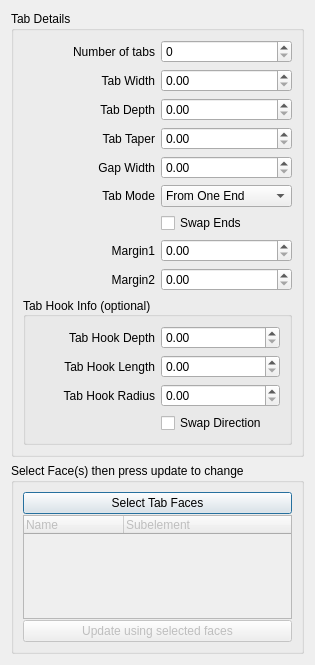
<?xml version="1.0" encoding="UTF-8"?>
<ui version="4.0">
 <class>Dialog</class>
 <widget class="QDialog" name="Dialog">
  <property name="geometry">
   <rect>
    <x>0</x>
    <y>0</y>
    <width>315</width>
    <height>665</height>
   </rect>
  </property>
  <property name="windowTitle">
   <string>Dialog</string>
  </property>
  <layout class="QGridLayout" name="gridLayout">
   <item row="0" column="0">
    <widget class="QGroupBox" name="Dimensions">
     <property name="title">
      <string>Tab Details</string>
     </property>
     <layout class="QGridLayout" name="gridLayout_2">
      <item row="3" column="1">
       <widget class="QSpinBox" name="TabCount">
        <property name="minimum">
         <number>0</number>
        </property>
        <property name="maximum">
         <number>9999</number>
        </property>
       </widget>
      </item>
      <item row="5" column="0">
       <widget class="QLabel" name="label_3">
        <property name="text">
         <string>Tab Depth</string>
        </property>
        <property name="alignment">
         <set>Qt::AlignRight|Qt::AlignTrailing|Qt::AlignVCenter</set>
        </property>
       </widget>
      </item>
      <item row="7" column="0">
       <widget class="QLabel" name="label_4">
        <property name="text">
         <string>Gap Width</string>
        </property>
        <property name="alignment">
         <set>Qt::AlignRight|Qt::AlignTrailing|Qt::AlignVCenter</set>
        </property>
       </widget>
      </item>
      <item row="12" column="1">
       <widget class="QDoubleSpinBox" name="Margin2"/>
      </item>
      <item row="6" column="0">
       <widget class="QLabel" name="label_6">
        <property name="text">
         <string>Tab Taper</string>
        </property>
        <property name="alignment">
         <set>Qt::AlignRight|Qt::AlignTrailing|Qt::AlignVCenter</set>
        </property>
       </widget>
      </item>
      <item row="9" column="1">
       <widget class="QCheckBox" name="SwapEnds">
        <property name="text">
         <string>Swap Ends</string>
        </property>
       </widget>
      </item>
      <item row="3" column="0">
       <widget class="QLabel" name="label">
        <property name="text">
         <string>Number of tabs</string>
        </property>
        <property name="alignment">
         <set>Qt::AlignRight|Qt::AlignTrailing|Qt::AlignVCenter</set>
        </property>
       </widget>
      </item>
      <item row="8" column="0">
       <widget class="QLabel" name="label_5">
        <property name="text">
         <string>Tab Mode</string>
        </property>
        <property name="alignment">
         <set>Qt::AlignRight|Qt::AlignTrailing|Qt::AlignVCenter</set>
        </property>
       </widget>
      </item>
      <item row="8" column="1">
       <widget class="QComboBox" name="TabMode">
        <item>
         <property name="text">
          <string>From One End</string>
         </property>
        </item>
        <item>
         <property name="text">
          <string>From Both Ends</string>
         </property>
        </item>
        <item>
         <property name="text">
          <string>From Middle</string>
         </property>
        </item>
       </widget>
      </item>
      <item row="11" column="1">
       <widget class="QDoubleSpinBox" name="Margin1"/>
      </item>
      <item row="5" column="1">
       <widget class="QDoubleSpinBox" name="TabDepth"/>
      </item>
      <item row="7" column="1">
       <widget class="QDoubleSpinBox" name="GapWidth"/>
      </item>
      <item row="6" column="1">
       <widget class="QDoubleSpinBox" name="TabTaper"/>
      </item>
      <item row="4" column="0">
       <widget class="QLabel" name="label_2">
        <property name="text">
         <string>Tab Width</string>
        </property>
        <property name="alignment">
         <set>Qt::AlignRight|Qt::AlignTrailing|Qt::AlignVCenter</set>
        </property>
       </widget>
      </item>
      <item row="4" column="1">
       <widget class="QDoubleSpinBox" name="TabWidth"/>
      </item>
      <item row="11" column="0">
       <widget class="QLabel" name="label_7">
        <property name="text">
         <string>Margin1</string>
        </property>
        <property name="alignment">
         <set>Qt::AlignRight|Qt::AlignTrailing|Qt::AlignVCenter</set>
        </property>
       </widget>
      </item>
      <item row="12" column="0">
       <widget class="QLabel" name="label_8">
        <property name="text">
         <string>Margin2</string>
        </property>
        <property name="alignment">
         <set>Qt::AlignRight|Qt::AlignTrailing|Qt::AlignVCenter</set>
        </property>
       </widget>
      </item>
      <item row="13" column="0" rowspan="3" colspan="2">
       <widget class="QGroupBox" name="TabHooks">
        <property name="sizePolicy">
         <sizepolicy hsizetype="Preferred" vsizetype="Preferred">
          <horstretch>0</horstretch>
          <verstretch>0</verstretch>
         </sizepolicy>
        </property>
        <property name="minimumSize">
         <size>
          <width>0</width>
          <height>0</height>
         </size>
        </property>
        <property name="title">
         <string>Tab Hook Info (optional)</string>
        </property>
        <property name="alignment">
         <set>Qt::AlignLeading|Qt::AlignLeft|Qt::AlignVCenter</set>
        </property>
        <property name="flat">
         <bool>false</bool>
        </property>
        <layout class="QGridLayout" name="gridLayout_4">
         <property name="topMargin">
          <number>9</number>
         </property>
         <property name="verticalSpacing">
          <number>6</number>
         </property>
         <item row="2" column="3">
          <widget class="QDoubleSpinBox" name="TabHookRadius"/>
         </item>
         <item row="1" column="2">
          <widget class="QLabel" name="label_9">
           <property name="text">
            <string>Tab Hook Length</string>
           </property>
           <property name="alignment">
            <set>Qt::AlignRight|Qt::AlignTrailing|Qt::AlignVCenter</set>
           </property>
          </widget>
         </item>
         <item row="1" column="3">
          <widget class="QDoubleSpinBox" name="TabHookLength"/>
         </item>
         <item row="0" column="2">
          <widget class="QLabel" name="label_10">
           <property name="text">
            <string>Tab Hook Depth</string>
           </property>
           <property name="alignment">
            <set>Qt::AlignRight|Qt::AlignTrailing|Qt::AlignVCenter</set>
           </property>
          </widget>
         </item>
         <item row="2" column="2">
          <widget class="QLabel" name="label_11">
           <property name="text">
            <string>Tab Hook Radius</string>
           </property>
           <property name="alignment">
            <set>Qt::AlignRight|Qt::AlignTrailing|Qt::AlignVCenter</set>
           </property>
          </widget>
         </item>
         <item row="0" column="3">
          <widget class="QDoubleSpinBox" name="TabHookDepth"/>
         </item>
         <item row="3" column="3">
          <widget class="QCheckBox" name="SwapHookDirection">
           <property name="text">
            <string>Swap Direction</string>
           </property>
          </widget>
         </item>
        </layout>
       </widget>
      </item>
     </layout>
    </widget>
   </item>
   <item row="1" column="0">
    <widget class="QGroupBox" name="groupBox">
     <property name="sizePolicy">
      <sizepolicy hsizetype="Preferred" vsizetype="Preferred">
       <horstretch>0</horstretch>
       <verstretch>0</verstretch>
      </sizepolicy>
     </property>
     <property name="title">
      <string>Select Face(s) then press update to change</string>
     </property>
     <layout class="QHBoxLayout" name="horizontalLayout">
      <item>
       <layout class="QVBoxLayout" name="verticalLayout">
        <property name="spacing">
         <number>1</number>
        </property>
        <property name="sizeConstraint">
         <enum>QLayout::SetMaximumSize</enum>
        </property>
        <item>
         <widget class="QPushButton" name="pbEditTabFaces">
          <property name="text">
           <string>Select Tab Faces</string>
          </property>
         </widget>
        </item>
        <item>
         <widget class="QTreeWidget" name="treeWidgetTabFaces">
          <property name="enabled">
           <bool>false</bool>
          </property>
          <property name="sizePolicy">
           <sizepolicy hsizetype="Expanding" vsizetype="Expanding">
            <horstretch>0</horstretch>
            <verstretch>0</verstretch>
           </sizepolicy>
          </property>
          <property name="columnCount">
           <number>2</number>
          </property>
          <column>
           <property name="text">
            <string>Name</string>
           </property>
          </column>
          <column>
           <property name="text">
            <string>Subelement</string>
           </property>
          </column>
         </widget>
        </item>
        <item>
         <widget class="QPushButton" name="pbUpdateTabFaces">
          <property name="enabled">
           <bool>false</bool>
          </property>
          <property name="text">
           <string>Update using selected faces</string>
          </property>
         </widget>
        </item>
       </layout>
      </item>
     </layout>
    </widget>
   </item>
  </layout>
 </widget>
 <tabstops>
  <tabstop>TabCount</tabstop>
  <tabstop>TabWidth</tabstop>
  <tabstop>TabDepth</tabstop>
  <tabstop>GapWidth</tabstop>
  <tabstop>TabTaper</tabstop>
  <tabstop>TabMode</tabstop>
  <tabstop>SwapEnds</tabstop>
  <tabstop>Margin1</tabstop>
  <tabstop>Margin2</tabstop>
  <tabstop>TabHookDepth</tabstop>
  <tabstop>TabHookLength</tabstop>
  <tabstop>TabHookRadius</tabstop>
  <tabstop>SwapHookDirection</tabstop>
  <tabstop>treeWidgetTabFaces</tabstop>
  <tabstop>pbUpdateTabFaces</tabstop>
 </tabstops>
 <resources/>
 <connections/>
</ui>
